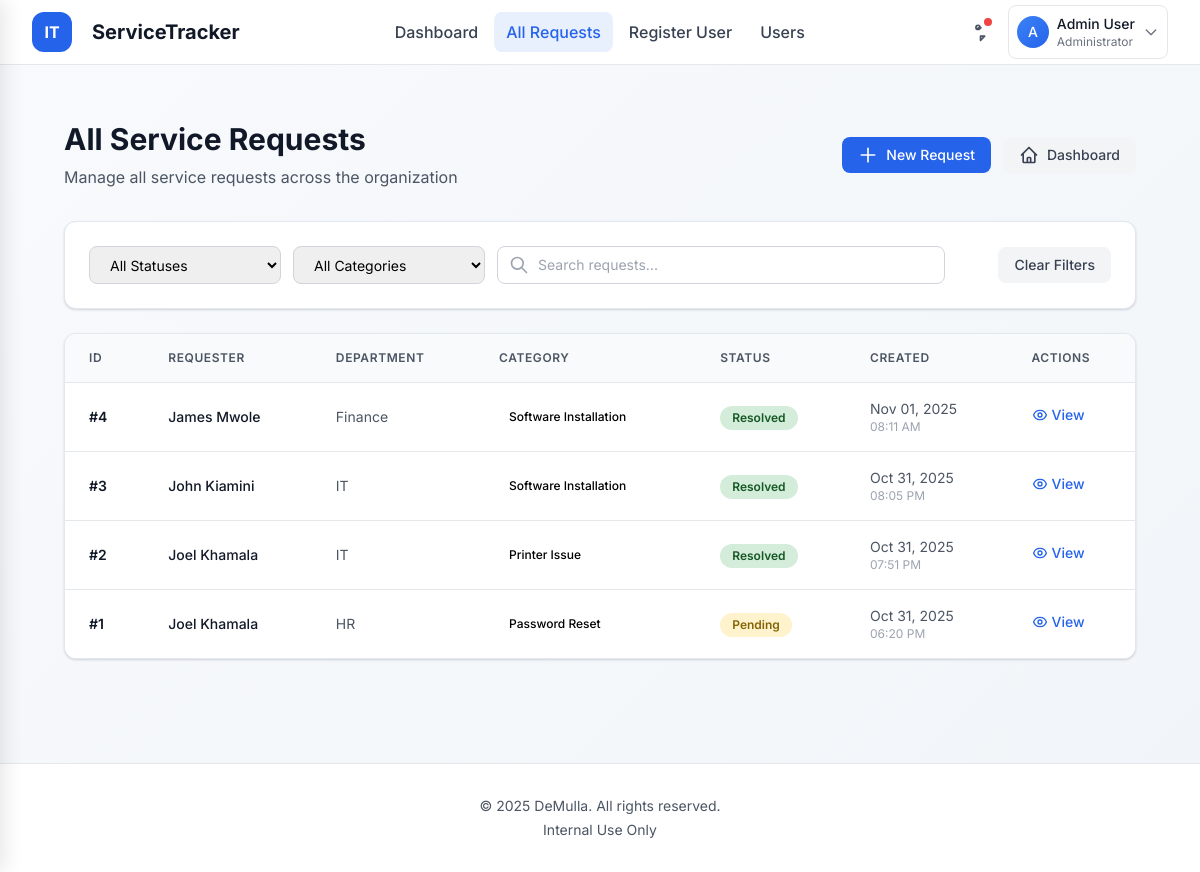
Before: /requests/ (signed in) with the older database file.
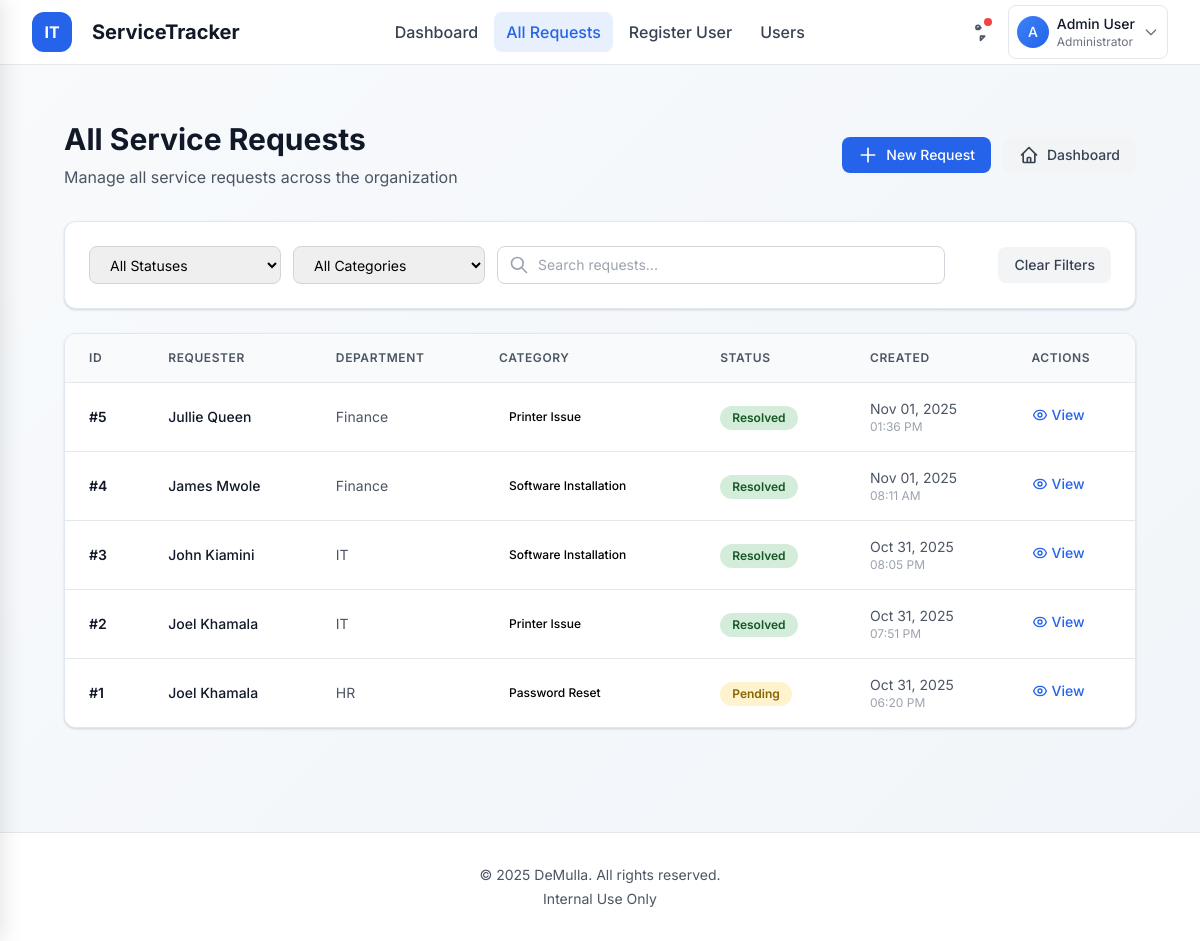
After: the same page with the newer database file.
### requests_app/models.py (models this page shows, shortened)
class ServiceRequest(models.Model):
    STATUS_CHOICES = [
        ('Pending', 'Pending'),
        ('In Progress', 'In Progress'),
        ('Resolved', 'Resolved'),
    ]
    CATEGORY_CHOICES = [
        ('Password Reset', 'Password Reset'),
        ('Printer Issue', 'Printer Issue'),
        ('Software Installation', 'Software Installation'),
        ('Network Problem', 'Network Problem'),
        ('Other', 'Other'),
    ]
    requester_name = models.CharField(max_length=150)
    department = models.CharField(max_length=100)
    category = models.CharField(max_length=100, choices=CATEGORY_CHOICES)
    description = models.TextField()
    status = models.CharField(max_length=20, choices=STATUS_CHOICES, default='Pending')
    created_at = models.DateTimeField(default=timezone.now)
    updated_at = models.DateTimeField(auto_now=True)
    resolved_at = models.DateTimeField(null=True, blank=True)
    resolved_by = models.ForeignKey(User, on_delete=models.SET_NULL, null=True, blank=True, related_name='resolved_requests')

### requests_app/views.py (the view)
# urls.py: path('requests/', views.list_requests, name='list_requests'),
@login_required
def list_requests(request):
    if not request.user.is_staff:
        return redirect('requests_app:my_requests')
    qs = ServiceRequest.objects.order_by('-created_at')
    total_count = qs.count()
    pending_count = qs.filter(status='Pending').count()
    in_progress_count = qs.filter(status='In Progress').count()
    resolved_count = qs.filter(status='Resolved').count()
    status = request.GET.get('status')
    if status:
        qs = qs.filter(status=status)
    return render(request, 'requests_list.html', {
        'requests': qs,
        'user': request.user,
        'is_my_requests': False,
        'total_count': total_count,
        'pending_count': pending_count,
        'in_progress_count': in_progress_count,
        'resolved_count': resolved_count,
    })

### requests_app/templates/requests_list.html (shortened to what this page needs)
{% extends "base.html" %}
{% load static %}
{% block content %}
<div class="max-w-7xl mx-auto px-4 sm:px-6 lg:px-8 py-8">
  <div class="flex flex-col sm:flex-row sm:items-center sm:justify-between mb-8">
    <div class="mb-4 sm:mb-0">
      <h1 class="text-3xl font-bold text-gray-900">
        {% if is_my_requests %}My Service Requests{% else %}All Service Requests{% endif %}
      </h1>
      <p class="mt-2 text-gray-600">
        {% if is_my_requests %}
          Track and manage your service requests
        {% else %}
          Manage all service requests across the organization
        {% endif %}
      </p>
    </div>
    <div class="flex flex-col sm:flex-row gap-3">
      <a href="{% url 'requests_app:submit_request' %}" class="btn-primary inline-flex items-center justify-center px-4 py-2 text-sm font-medium">
        <svg class="w-5 h-5 mr-2" fill="none" stroke="currentColor" viewBox="0 0 24 24">
          <path stroke-linecap="round" stroke-linejoin="round" stroke-width="2" d="M12 4v16m8-8H4"/>
        </svg>
        New Request
      </a>
      {% if user.is_staff and not is_my_requests %}
      <a href="{% url 'requests_app:ui_dashboard' %}" class="btn-secondary inline-flex items-center justify-center px-4 py-2 text-sm font-medium">
        <svg class="w-5 h-5 mr-2" fill="none" stroke="currentColor" viewBox="0 0 24 24">
          <path stroke-linecap="round" stroke-linejoin="round" stroke-width="2" d="M3 12l2-2m0 0l7-7 7 7M5 10v10a1 1 0 001 1h3m10-11l2 2m-2-2v10a1 1 0 01-1 1h-3m-6 0a1 1 0 001-1v-4a1 1 0 011-1h2a1 1 0 011 1v4a1 1 0 001 1m-6 0h6"/>
        </svg>
        Dashboard
      </a>
      {% endif %}
    </div>
  </div>
  {% if user.is_staff and not is_my_requests %}
  <div class="card bg-white rounded-xl shadow-sm p-6 mb-6">
    <div class="flex flex-col lg:flex-row lg:items-center lg:justify-between gap-4">
      <div class="flex flex-col sm:flex-row gap-3 flex-1">
        <select id="statusFilter" class="form-select rounded-lg border-gray-300 text-sm px-4 py-2 w-full sm:w-48">
          <option value="">All Statuses</option>
        </select>
        <select id="categoryFilter" class="form-select rounded-lg border-gray-300 text-sm px-4 py-2 w-full sm:w-48">
          <option value="">All Categories</option>
      </select>
        <div class="relative flex-1 max-w-md">
          <input type="text" id="searchInput" placeholder="Search requests..." class="form-input pl-10 pr-4 py-2 rounded-lg border-gray-300 text-sm w-full" />
          <svg class="w-5 h-5 text-gray-400 absolute left-3 top-1/2 -translate-y-1/2" fill="none" stroke="currentColor" viewBox="0 0 24 24">
            <path stroke-linecap="round" stroke-linejoin="round" stroke-width="2" d="M21 21l-6-6m2-5a7 7 0 11-14 0 7 7 0 0114 0z"/>
          </svg>
        </div>
      </div>
      <button id="clearFilters" class="btn-secondary px-4 py-2 text-sm font-medium whitespace-nowrap">
        Clear Filters
      </button>
    </div>
  </div>
  {% endif %}
  <div class="card bg-white rounded-xl shadow-sm overflow-hidden">
    {% if requests %}
    <div class="overflow-x-auto">
      <table class="min-w-full divide-y divide-gray-200">
        <thead class="bg-gray-50">
          <tr>
            <th class="px-6 py-4 text-left text-xs font-semibold text-gray-600 uppercase tracking-wider">ID</th>
            {% if user.is_staff and not is_my_requests %}
            <th class="px-6 py-4 text-left text-xs font-semibold text-gray-600 uppercase tracking-wider">Requester</th>
            {% endif %}
            <th class="px-6 py-4 text-left text-xs font-semibold text-gray-600 uppercase tracking-wider">Department</th>
            <th class="px-6 py-4 text-left text-xs font-semibold text-gray-600 uppercase tracking-wider">Category</th>
            <th class="px-6 py-4 text-left text-xs font-semibold text-gray-600 uppercase tracking-wider">Status</th>
            <th class="px-6 py-4 text-left text-xs font-semibold text-gray-600 uppercase tracking-wider">Created</th>
            <th class="px-6 py-4 text-left text-xs font-semibold text-gray-600 uppercase tracking-wider">Actions</th>
          </tr>
        </thead>
        <tbody class="divide-y divide-gray-200 bg-white">
          {% for req in requests %}
          <tr class="hover:bg-gray-50 transition-colors duration-150 request-row"
              data-status="{{ req.status }}"
              data-category="{{ req.category }}"
              data-search="{{ req.id }} {{ req.requester_name }} {{ req.department|default:'' }} {{ req.category }} {{ req.status }} {{ req.created_at|date:'M d, Y' }}">
            <td class="px-6 py-4 whitespace-nowrap">
              <div class="text-sm font-semibold text-gray-900">#{{ req.id }}</div>
            </td>
            {% if user.is_staff and not is_my_requests %}
            <td class="px-6 py-4 whitespace-nowrap">
              <div class="text-sm font-medium text-gray-900">{{ req.requester_name }}</div>
            </td>
            {% endif %}
            <td class="px-6 py-4 whitespace-nowrap">
              <div class="text-sm text-gray-600">{{ req.department|default:"-" }}</div>
            </td>
            <td class="px-6 py-4 whitespace-nowrap">
              <div class="flex items-center">
                <span class="category-badge category-{{ req.category|lower|slugify }} text-xs font-medium px-2.5 py-0.5 rounded-full">
                  {{ req.category }}
                </span>
              </div>
            </td>
            <td class="px-6 py-4 whitespace-nowrap">
              <span class="status-badge status-{{ req.status|lower|slugify }} text-xs font-semibold px-3 py-1 rounded-full">
                {{ req.status }}
              </span>
            </td>
            <td class="px-6 py-4 whitespace-nowrap">
              <div class="text-sm text-gray-600">{{ req.created_at|date:"M d, Y" }}</div>
              <div class="text-xs text-gray-400">{{ req.created_at|date:"h:i A" }}</div>
            </td>
            <td class="px-6 py-4 whitespace-nowrap">
              <a href="{% url 'requests_app:detail_request' req.id %}"
                 class="btn-view inline-flex items-center text-sm font-medium text-blue-600 hover:text-blue-900">
                View
              </a>
            </td>
          </tr>
          {% endfor %}
        </tbody>
      </table>
    </div>
    {% endif %}
  </div>
</div>
{% endblock %}

### requests_app/templates/base.html (shortened to what this page needs)
<!DOCTYPE html>
<html lang="en">
<head>
  <script src="https://cdn.tailwindcss.com"></script>
</head>
<body class="min-h-screen">
  <nav class="bg-white border-b border-gray-200 sticky top-0 z-50">
    <div class="max-w-7xl mx-auto px-4 sm:px-6 lg:px-8">
      <div class="flex justify-between items-center h-16">
        <div class="flex items-center">
          <a href="{% url 'requests_app:home' %}" class="flex items-center gap-3">
            <div class="h-10 w-10 rounded-xl bg-blue-600 flex items-center justify-center text-white font-bold">
              IT
            </div>
            <span class="ml-2 text-xl font-bold text-gray-900 hidden sm:block">ServiceTracker</span>
          </a>
        </div>
        <div class="hidden md:flex items-center space-x-1">
          {% if user.is_authenticated %}
            <a href="{% url 'requests_app:home' %}" class="nav-link px-3 py-2 rounded-lg text-gray-700 hover:text-blue-600 font-medium {% if request.resolver_match.url_name == 'home' %}active{% endif %}">Dashboard</a>
            {% if user.is_staff %}
              <a href="{% url 'requests_app:list_requests' %}" class="nav-link px-3 py-2 rounded-lg text-gray-700 hover:text-blue-600 font-medium {% if request.resolver_match.url_name == 'list_requests' %}active{% endif %}">All Requests</a>
              <a href="{% url 'requests_app:signup' %}" class="nav-link px-3 py-2 rounded-lg text-gray-700 hover:text-blue-600 font-medium {% if request.resolver_match.url_name == 'signup' %}active{% endif %}">Register User</a>
<a href="{% url 'requests_app:user_list' %}" class="nav-link px-3 py-2 rounded-lg text-gray-700 hover:text-blue-600 font-medium {% if request.resolver_match.url_name == 'signup' %}active{% endif %}">Users</a>
            {% endif %}
          {% endif %}
        </div>
        <div class="flex items-center space-x-3">
          {% if user.is_authenticated %}
            <div class="relative">
              <button class="p-2 rounded-lg text-gray-600 hover:text-gray-900 hover:bg-gray-100 transition-colors">
                <svg class="h-5 w-5" fill="none" viewBox="0 0 24 24" stroke="currentColor">
                  <path stroke-linecap="round" stroke-linejoin="round" stroke-width="2" d="M15 17h5l-5 5v-5zM10.24 8.56a5.97 5.97 0 01 5.36-1.68M14.5 6.5a2.5 2.5 0 11-5 0 2.5 2.5 0 015 0z" />
                </svg>
                <span class="absolute top-1 right-1 h-2 w-2 bg-red-500 rounded-full"></span>
              </button>
            </div>
            <div class="user-dropdown-container">
              <button id="userMenuButton" class="flex items-center space-x-2 p-2 rounded-lg border border-gray-200 hover:border-gray-300 bg-white hover:bg-gray-50 transition-colors">
                <div class="h-8 w-8 rounded-full bg-gradient-to-br from-blue-500 to-blue-600 flex items-center justify-center text-white text-sm font-medium">
                  {{ user.get_full_name|default:user.username|first|upper }}
                </div>
                <div class="hidden sm:block text-left">
                  <p class="text-sm font-medium text-gray-900">{{ user.get_full_name|default:user.username }}</p>
                  <p class="text-xs text-gray-500">
                    {% if user.is_staff %}Administrator{% else %}User{% endif %}
                  </p>
                </div>
                <svg class="h-4 w-4 text-gray-500" fill="none" viewBox="0 0 24 24" stroke="currentColor">
                  <path stroke-linecap="round" stroke-linejoin="round" stroke-width="2" d="M19 9l-7 7-7-7" />
                </svg>
              </button>
            </div>
          {% else %}
            <a href="{% url 'requests_app:account_login' %}" class="btn-primary px-4 py-2 rounded-lg text-sm font-semibold">
              Sign In
            </a>
          {% endif %}
        </div>
      </div>
    </div>
    <div class="mobile-menu-container">
    </div>
  </nav>
   <main class="max-w-7xl mx-auto px-4 sm:px-6 lg:px-8 py-6">
    {% block content %}
    {% endblock %}
  </main>
  <footer class="bg-white border-t border-gray-200 mt-12">
    <div class="max-w-7xl mx-auto px-4 sm:px-6 lg:px-8 py-8">
      <div class="text-center text-sm text-gray-600">
        <p>© <span id="year"></span> DeMulla. All rights reserved.</p>
        <p class="mt-1">Internal Use Only</p>
      </div>
    </div>
  </footer>
</body>
</html>

### requests_app/templates/base.html (style rules this page uses)
:root { --primary: #2563eb; --primary-dark: #1d4ed8; --primary-light: #dbeafe; }
body { font-family: 'Inter', ui-sans-serif, system-ui, -apple-system, sans-serif; background: linear-gradient(135deg, #f8fafc 0%, #f1f5f9 100%); min-height: 100vh; }
.mobile-menu-container { position: fixed; top: 0; left: 0; width: 100%; height: 100%; z-index: 100; pointer-events: none; }
.user-dropdown-container { position: relative; }
.card { transition: all 0.3s ease; border: 1px solid #e2e8f0; background: white; }
.btn-primary { background: var(--primary); color: white; transition: all 0.2s ease; }
.nav-link.active { color: var(--primary); background: rgba(37, 99, 235, 0.1); }

### requests_app/templates/requests_list.html (style rules this page uses)
.status-badge { display: inline-flex; align-items: center; justify-content: center; }
.status-pending { background-color: #fef3cd; color: #856404; }
.status-resolved { background-color: #d4edda; color: #155724; }
.category-badge { display: inline-flex; align-items: center; justify-content: center; }
.btn-primary { background-color: #2563eb; color: white; border-radius: 8px; transition: background-color 0.2s; }
.btn-secondary { background-color: #f3f4f6; color: #374151; border-radius: 8px; transition: background-color 0.2s; }
.btn-view { transition: color 0.2s; }
.card { border-radius: 12px; box-shadow: 0 1px 3px 0 rgba(0, 0, 0, 0.1), 0 1px 2px 0 rgba(0, 0, 0, 0.06); }
.form-input, .form-select { border: 1px solid #d1d5db; border-radius: 8px; }

Changed rows visible on the page:
added ServiceRequest: id "5", requester_name "Jullie Queen", department "Finance", category "Printer Issue", status "Resolved", created_at "Nov 01, 2025", created_at "01:36 PM"
